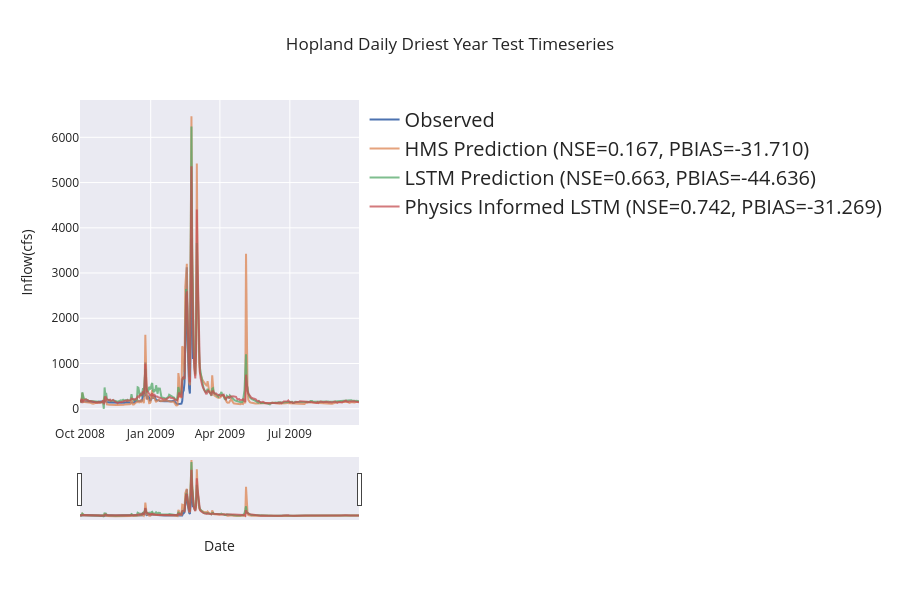

Notebook code cell kept with this figure:
### Code cell
if not skip_best_model_test:
    plot_timeseries_comparison(source=(no_physics_test_csv, physics_test_csv, path_to_physics_data), title="Hopland Daily Driest Year Test Timeseries", backend="plotly", metrics=metric_list, start_date=dryest_start_test, end_date=dryest_end_test, metrics_out="hopland_daily_test_dry_metrics.csv", ts_out="hopland_daily_test_dry_ts.csv", fig_out="hopland_daily_test_dry_model_comparison.png", legend_font=20, axis_font=22)
else:
    plot_timeseries_comparison(source=combined_df, title="Hopland Daily Driest Year Test Timeseries", backend="plotly", metrics=metric_list, start_date=dryest_start_test, end_date=dryest_end_test, metrics_out="hopland_daily_test_dry_metrics.csv", ts_out="hopland_daily_test_dry_ts.csv", fig_out="hopland_daily_test_dry_model_comparison.png", legend_font=20, axis_font=22)

### Figure 1 — Plotly figure (JSON) as saved in the notebook; plotly's stock layout.template omitted (floating-point values rounded to 4 significant figures; data arrays with more than 128 entries replaced by an {"elided": "..."} marker saying what was removed)
{"data": [{"line": {"width": 2.0}, "mode": "lines", "name": "Observed", "x": {"elided": "364 str values"}, "y": {"elided": "364 float values"}, "type": "scatter"}, {"line": {"width": 2.0}, "mode": "lines", "name": "HMS Prediction (NSE=0.167, PBIAS=-31.710)", "opacity": 0.75, "x": {"elided": "364 str values"}, "y": {"elided": "364 float values"}, "type": "scatter"}, {"line": {"width": 2.0}, "mode": "lines", "name": "LSTM Prediction (NSE=0.663, PBIAS=-44.636)", "opacity": 0.75, "x": {"elided": "364 str values"}, "y": {"elided": "364 float values"}, "type": "scatter"}, {"line": {"width": 2.0}, "mode": "lines", "name": "Physics Informed LSTM (NSE=0.742, PBIAS=-31.269)", "opacity": 0.75, "x": {"elided": "364 str values"}, "y": {"elided": "364 float values"}, "type": "scatter"}], "layout": {"legend": {"font": {"size": 20}, "x": 1.02, "y": 1, "xanchor": "left", "yanchor": "top", "bgcolor": "rgba(0,0,0,0)"}, "xaxis": {"rangeslider": {"visible": true}, "title": {"text": "Date"}, "type": "date"}, "margin": {"r": 300}, "title": {"text": "Hopland Daily Driest Year Test Timeseries"}, "height": 600, "yaxis": {"title": {"text": "Inflow(cfs)"}}, "hovermode": "x unified"}}
